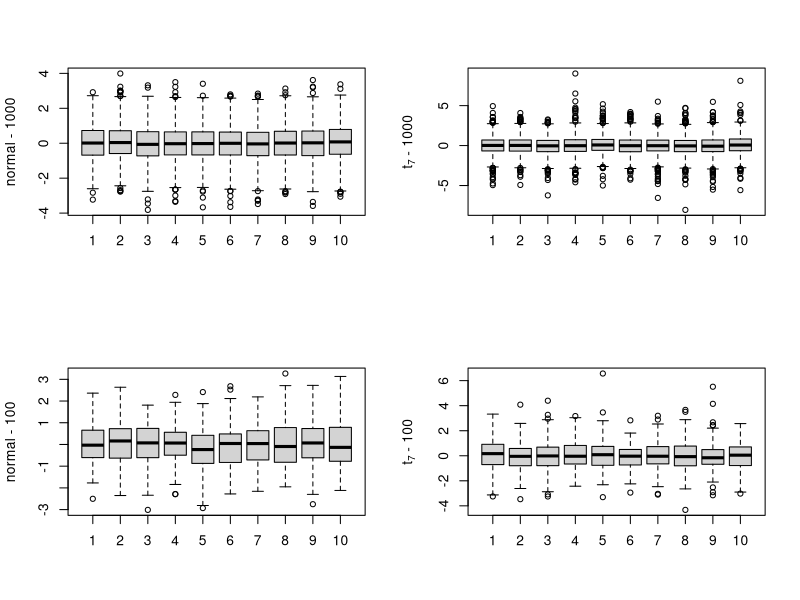
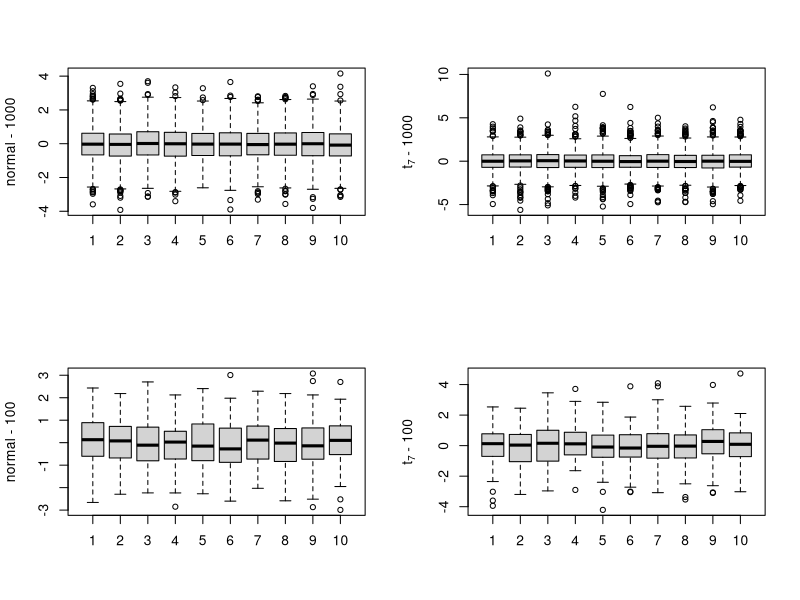
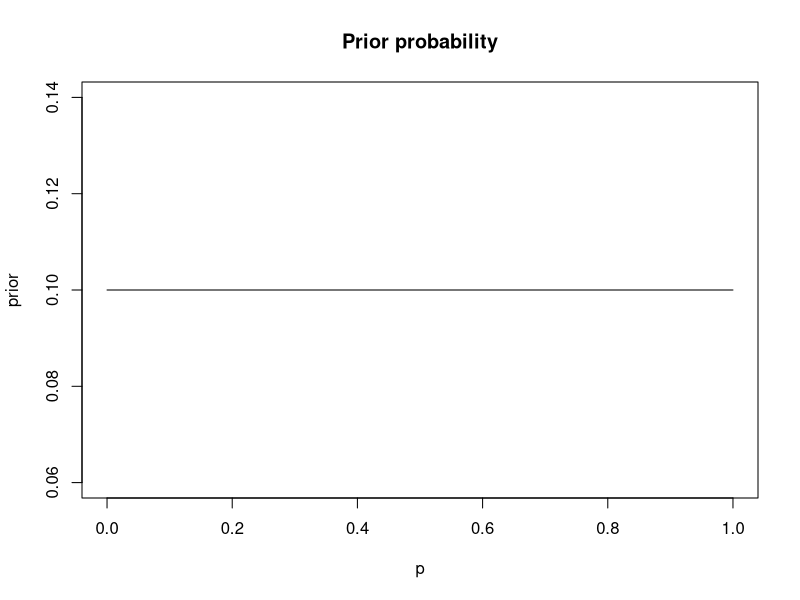
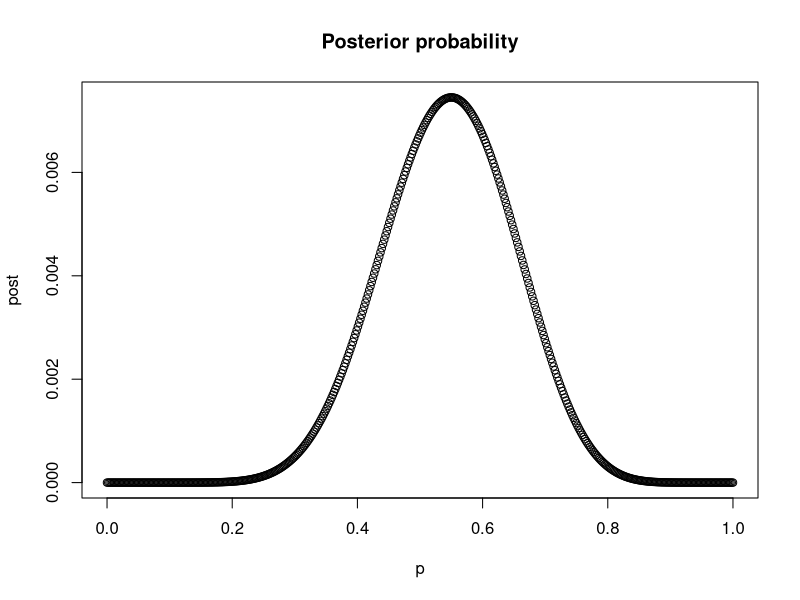
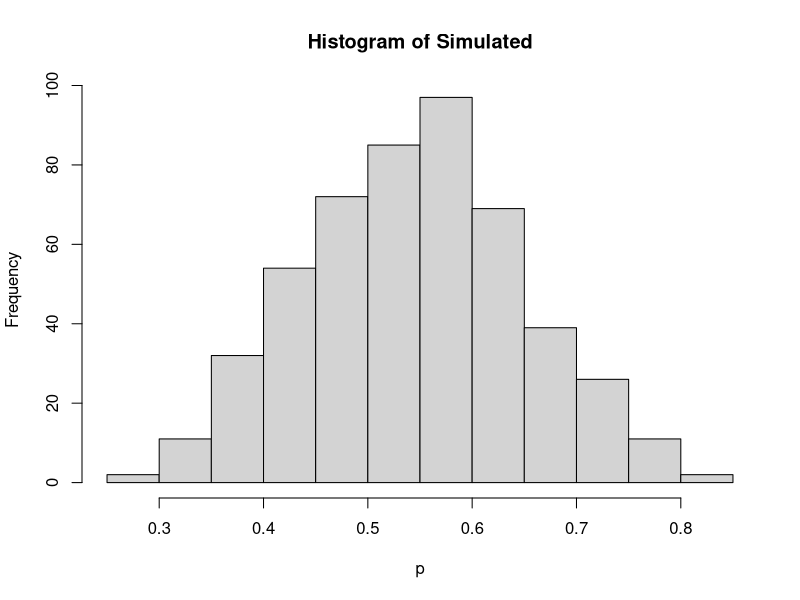

The R source for these figures, in order:
## ---- chunk 1
knitr::opts_chunk$set(fig.align = 'center', warning=FALSE, message=FALSE, fig.asp=0.625, dev='png', global.par = TRUE, dev.args=list(pointsize=10), fig.path = 'figs/')
library(MASS)
## ---- chunk 2
library(knitr)
local({
  hook_plot = knit_hooks$get('plot')
  knit_hooks$set(plot = function(x, options) {
    paste0('\n\n----\n\n', hook_plot(x, options))
  })
})
## ---- chunk 3
oldpar <- par(mfrow=c(2,2))
tenfold1000 <- rep(1:10, rep(1000,10))
boxplot(split(rnorm(1000*10), tenfold1000), ylab="normal - 1000")
boxplot(split(rt(1000*10, 7), tenfold1000),ylab=expression(t[7]*" - 1000"))
tenfold100 <- rep(1:10, rep(100, 10))
boxplot(split(rnorm(100*10), tenfold100), ylab="normal - 100")
boxplot(split(rt(100*10, 7), tenfold100),ylab=expression(t[7]*" - 100"))
par(oldpar)
## ---- chunk 4
oldpar <- par(mfrow=c(2,2))
tenfold1000 <- rep(1:10, rep(1000,10))
boxplot(split(rnorm(1000*10), tenfold1000), ylab="normal - 1000")
boxplot(split(rt(1000*10, 7), tenfold1000),ylab=expression(t[7]*" - 1000"))
tenfold100 <- rep(1:10, rep(100, 10))
boxplot(split(rnorm(100*10), tenfold100), ylab="normal - 100")
boxplot(split(rt(100*10, 7), tenfold100),ylab=expression(t[7]*" - 100"))
par(oldpar)
## ---- chunk 5
ratio_probability <- function(level){
  prob_norm <- 1-(pnorm(level,mean=0,sd=1)-pnorm(-level,mean=0,sd=1))
  prob_t <- 1-(pt(level,df=7)-pt(-level,df=7))
  return(prob_t/prob_norm)
}
## ---- chunk 6
a<-c(1,2,2.5,2.8,3)

ratio_probability(a)
## ---- chunk 7

log_likelihood <- function(data, param){
   length(data) * log(sqrt(4 * param / pi)) - param * sum(data^2)
 }

obs <- c(243, 14, 121, 63, 45, 407, 34)

lambda_mle <- length(obs) / (2 * sum(obs^2))
print(paste("MLE for lambda = ", lambda_mle))

l_H0 <- log_likelihood(obs, 10^-4)
l_mle <- log_likelihood(obs, lambda_mle)

lrt <- 2 * (l_mle - l_H0)

p_lrt <- pchisq(lrt, df=1, lower.tail = FALSE)
print(paste("p-value of Likelihood ratio test :", p_lrt))
## ---- chunk 8
library(LearnBayes)

midp<-seq(0.05,0.95, by=0.1)
midp
## ---- chunk 9
prior <- c(.1,.1,.1,.1,.1,
           .1,.1,.1,.1,.1)
p=seq(0,1,length=500)

prior<-histprior(midpts = midp, prob = prior,p)

plot(p,prior, type = "l", main = "Prior probability", xlab = "p")
## ---- chunk 10
success<-11
failure<-9

like<-choose(20, success)*p^(success)*(1-p)^(failure)
post<-like*prior
post<-post/sum(post)

plot(p, post, main="Posterior probability", xlab="p")
## ---- chunk 11
Simulated<-sample(p,replace=TRUE, prob=post)
hist(Simulated, xlab='p')
